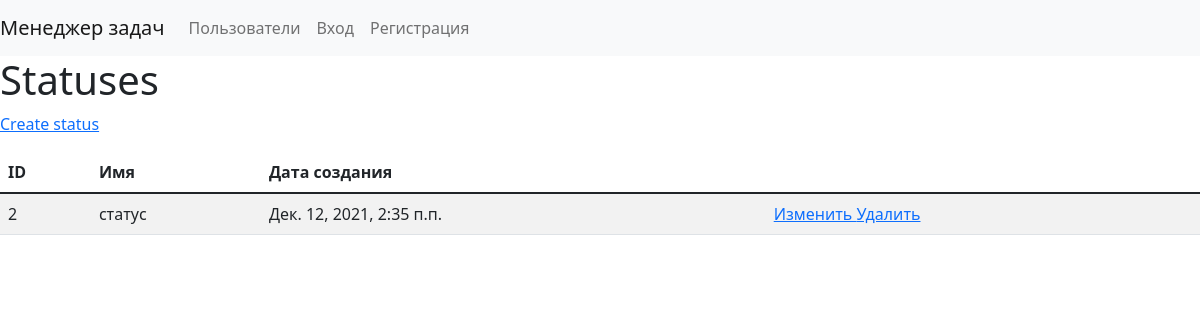
Screenshot of /statuses/ with the database file from the repository.
### task_manager/statuses/models.py (models this page shows, shortened)
class Status(models.Model):
    Name = models.CharField(max_length=100)
    created_at = models.DateTimeField(auto_now_add=True)
    objects = models.Manager()

### task_manager/statuses/views.py (the view)
# urls.py: path('', views.StatusListView.as_view(), name='status'),
class StatusListView(ListView):
    model = Status
    paginate_by = 30
    template_name = 'status_list.html'

### task_manager/statuses/templates/status_list.html
{% extends 'task_manager/base.html' %}
{% load i18n %}
{% load widget_tweaks %}
{% block content %}
<h1>{% trans "Statuses" %}</h1>
<p><a href="{% url 'status/create' %}"> {% trans "Create status" %} </a></p>
<table class="table table-striped">
  <thead>
    <tr>
      <th scope="col">ID</th>
      <th scope="col">Имя</th>
      <th scope="col">Дата создания</th>
      <th scope="col"></th>
    </tr>
  </thead>
    <tbody>
    {% for status in object_list %}
    <tr>
      <td>{{ status.id }}</td>
      <td>{{ status.Name }}</td>
      <td>{{ status.created_at }}</td>
      <td><a href="{% url 'status/update' status.id %}">Изменить </a><a href="{% url 'status/delete' status.id %}">Удалить</a></td>
    </tr>
{% endfor %}
    </tbody>
</table>
{% endblock %}

### rows the page displays
Status: id "2", Name "статус", created_at "Дек. 12, 2021, 2:35 п.п."
